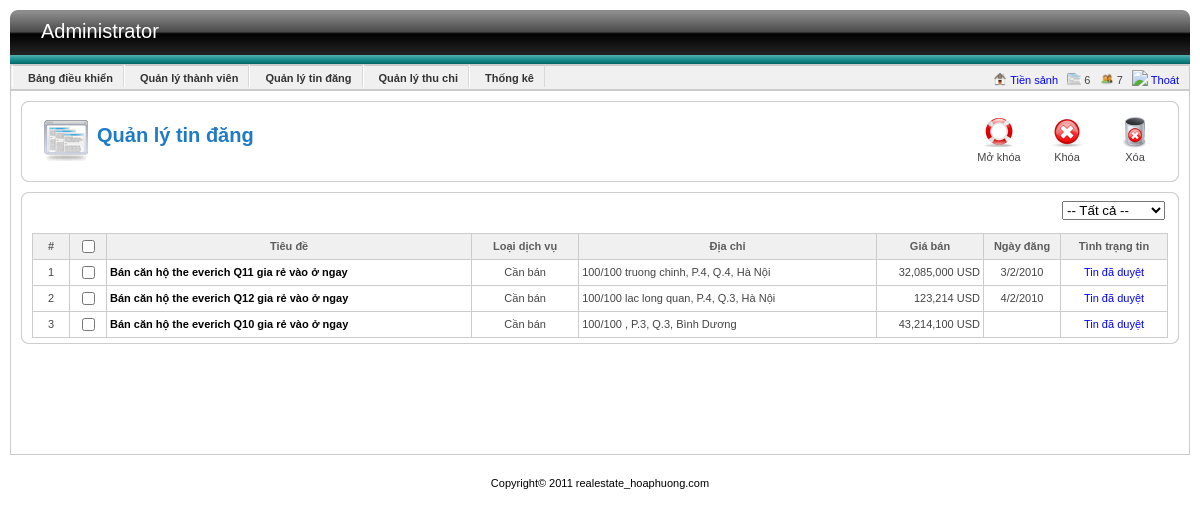
Page /Source/admin/index.php?view=article (signed in) on the committed database.
### tables this page shows
CREATE TABLE IF NOT EXISTS `dichvu` (
  `id` int(11) NOT NULL AUTO_INCREMENT,
  `tieude` text NOT NULL,
  `mota` text,
  `chusohuu` int(11) DEFAULT NULL,
  `phuong` int(11) DEFAULT NULL,
  `quan` int(11) DEFAULT NULL,
  `tinh` int(11) DEFAULT NULL,
  `ngaydang` datetime DEFAULT NULL,
  `ngaycapnhat` datetime DEFAULT NULL,
  `duong` text,
  `rong` float DEFAULT NULL,
  `dai` float DEFAULT NULL,
  `tang` int(11) DEFAULT NULL,
  `sophongngu` int(11) DEFAULT NULL,
  `sophongtam` int(11) DEFAULT NULL,
  `giaban` float DEFAULT NULL,
  `donvitien` int(11) DEFAULT NULL,
  `status` int(11) DEFAULT NULL,
  `thoihantin` int(11) DEFAULT NULL,
  `loainha` int(11) DEFAULT NULL,
  `phaply` int(11) DEFAULT NULL,
  `huongnha` int(11) DEFAULT NULL,
  `khuyenmai` text,
  `loaidv` int(11) DEFAULT NULL,
  `donvidv` int(11) DEFAULT NULL,
  `x` varchar(45) DEFAULT NULL,
  `y` varchar(45) DEFAULT NULL,
  `khanang` int(11) DEFAULT NULL,
  `rank` int(11) DEFAULT NULL,
  `sonha` varchar(20) DEFAULT NULL,
  PRIMARY KEY (`id`),
  KEY `fk_thongtinnhadat_phuong` (`phuong`),
  KEY `fk_thongtinhnhadat_khachhang` (`chusohuu`),
  KEY `fk_thongtinnhaban_loainha` (`loainha`),
  KEY `fk_thongtinhnhaban_phaply` (`phaply`),
  KEY `FK_thongtinnhaban_huongnha` (`huongnha`),
  KEY `fk_thongtinnhaban_quan` (`quan`),
  KEY `fk_thongtinnhaban_tinh` (`tinh`),
  KEY `fk_dichvu_user` (`chusohuu`),
  KEY `fk_dichvu_loaidv` (`loaidv`),
  KEY `fk_dichvu` (`donvitien`),
  KEY `fk_dichvu_huong` (`huongnha`),
  KEY `fk_dichvu_loaicanho` (`loainha`),
  KEY `fk_dichvu_tinh` (`tinh`),
  KEY `fk_dichvu_quan` (`quan`),
  KEY `fk_dichvu_phuong` (`phuong`),
  KEY `fk_dichvu_phaply` (`phaply`),
  KEY `fk_dichvu_donvidv` (`donvidv`),
  KEY `fk_dichvu_khanang` (`khanang`)
);

CREATE TABLE IF NOT EXISTS `loaidichvu` (
  `id` int(11) NOT NULL AUTO_INCREMENT,
  `ten` varchar(45) DEFAULT NULL,
  PRIMARY KEY (`id`)
);

CREATE TABLE IF NOT EXISTS `tinh` (
  `id` int(11) NOT NULL AUTO_INCREMENT,
  `ten` varchar(45) DEFAULT NULL,
  PRIMARY KEY (`id`)
);

CREATE TABLE IF NOT EXISTS `donvitien` (
  `id` int(11) NOT NULL AUTO_INCREMENT,
  `ten` varchar(45) DEFAULT NULL,
  `tigia` int(11) DEFAULT NULL,
  PRIMARY KEY (`id`)
);

### Source/DAO/config.php (called while the page is built, shortened)
<?php
   	$databaseName = "qldo";
?>

### Source/DAO/DataProvider.php (called while the page is built, shortened)
<?php
class DataProvider
{
	public static function Query($sql)
	{
		include('config.php');
		if (!($connection = @mysql_connect($hostName,$username,$password)))
			die ("Couldn't connect to database");
		if (!($result = @mysql_query($sql, $connection)))
			showError();
		return $result;
	}
}
?>

### Source/DAO/TinDangDAO.php (called while the page is built, shortened)
<?php
	include_once("DataProvider.php");
	class TinDangDAO
	{
		public static function GetAllTin()
		{
			$strSQL = "	select *
						from dichvu";
			$result = DataProvider::Query($strSQL);
			while ($row= mysql_fetch_array ($result,MYSQL_BOTH))
                $return[]=$row;
            return $return;
		}
	}
?>

### Source/BUS/TinDangBUS.php (called while the page is built)
<?php
	include_once (str_replace("//","/",dirname(__FILE__)."/")  . "../DAO/TinDangDAO.php");
	class TinDangBUS
	{
		public static function GetAllTin()
		{
			return TinDangDAO::GetAllTin();
		}
	}
?>

### Source/DAO/LoaiDVDAO.php (called while the page is built, shortened)
<?php
	include_once("DataProvider.php");
	class LoaiDVDAO
	{
		public static function GetLoaiDVByID($id)
		{
			$strSQL = "select *
					   from loaidichvu
					   where id='$id'";
            $result = DataProvider::Query($strSQL);
            return mysql_fetch_array($result);
		}
	}
?>

### Source/BUS/LoaiDVBUS.php (called while the page is built)
<?php
	include_once (str_replace("//","/",dirname(__FILE__)."/")  . "../DAO/LoaiDVDAO.php");
	class LoaiDVBUS
	{
		public static function GetLoaiDVByID($id)
		{
			return LoaiDVDAO::GetLoaiDVByID($id);
		}
	}
?>

### Source/DAO/TinhDAO.php (called while the page is built, shortened)
<?php
	include_once("DataProvider.php");
?>
<?php
	class TinhDAO
	{
    	public static function getTinhById($id)
        {
            $strSQL = "select *
					from tinh where id=$id";
            $result = DataProvider::Query($strSQL);
            return mysql_fetch_row($result,MYSQL_BOTH);
        }
	}
?>

### Source/BUS/TinhBUS.php (called while the page is built, shortened)
<?php
	include_once (str_replace("//","/",dirname(__FILE__)."/")  . "../DAO/TinhDAO.php");
	class TinhBUS
	{
		public static function getTinhById($tinh)
        {
            return TinhDAO::getTinhById($tinh);
        }
	}
?>

### Source/DAO/DonviTienDAO.php (called while the page is built, shortened)
<?php
class DonviTienDAO{
	public static function selectId($id)
    {
        $strSQL = "select * from donvitien where id='$id'";
         $result = DataProvider::Query($strSQL);
         return mysql_fetch_row($result,MYSQL_BOTH);
    }
}
?>

### Source/BUS/DonviTienBUS.php (called while the page is built, shortened)
<?php
	include_once (str_replace("//","/",dirname(__FILE__)."/")  . "../DAO/DonviTienDAO.php");
class DonViTienBUS
{
    public static function selectId($id)
    {
        return DonviTienDAO::selectId($id);
    }
}
?>

### Source/module/Utils/Utils.php (called while the page is built, shortened)
<?php
class Utils
{
	public static function convertTimeDMY($time)
    {
    	$arrDate = explode ("-", $time);
    	$d = (int) $arrDate[2];
    	$m = (int) $arrDate[1];
    	$y = (int) $arrDate[0];
    	$time_out = $d."/".$m."/".$y;
    	return $time_out;
    }
}
?>

### Source/admin/module/listArticle.php (the view, shortened to what this page needs)
<?php
	include_once(rtrim(dirname(__FILE__),"e\admin\module")."e\BUS\TinDangBUS.php");
	include_once(rtrim(dirname(__FILE__),"e\admin\module")."e\BUS\LoaiDVBUS.php");
	include_once(rtrim(dirname(__FILE__),"e\admin\module")."e\BUS\TinhBUS.php");
	include_once(rtrim(dirname(__FILE__),"e\admin\module")."e\BUS\DonviTienBUS.php");
	include_once(rtrim(dirname(__FILE__),"e\admin\module")."e\module\Utils\Utils.php");
?>
<div id="listItem">
	<div class="tl"></div>
	<div class="tr"></div>
	<div class="tm"></div>
	<div class="mid">
		<form method="post" name="frmListItem" id="frmListItem">
			<table width="100%" border="0" align="center" cellpadding="0" cellspacing="0">
				<tr>
					<td width="69%">
					</td>
					<td width="31%">
						<div align="right">
							<select name="type" id="type">
								<option value="-2">-- Tất cả --</option>
							</select>
						</div>
					</td>
				</tr>
			</table>
			<div class="list">
				<table width="100%" border="0" cellspacing="0" cellpadding="0">
					<tr class="title">
						<td width="30px" align="center">#</td>
						<td width="30px" align="center">
							<input type="checkbox" name="cbAll" id="cbAll" /></td>
						<td align="center">Tiêu đề</td>
						<td width="100px" align="center">Loại dịch vụ</td>
						<td align="center">Địa chỉ</td>
						<td width="100px" align="center">Giá bán</td>
						<td width="70px" align="center">Ngày đăng</td>
						<td width="100px" align="center">Tình trạng tin</td>
					</tr>
					<?php
						$listTinDang = TinDangBUS::GetAllTin();
						for ($i=0;$i<count($listTinDang);$i++)
						{
					?>
					<tr>
						<td align="center"><?php echo $i+1; ?></td>
						<td align="center"><input type="checkbox" name="cbId[]" id="cbId[]" value=""></td>
						<td class="m_name"><?php echo "<a href='index.php?view=article&do=edit&aid=".$listTinDang[$i]["id"]."'>".$listTinDang[$i]["tieude"]."</a>"; ?></td>
						<?php
							$loaidv = LoaiDVBUS::GetLoaiDVByID($listTinDang[$i]["loaidv"]);
							echo "<td align='center'>".$loaidv[1]."</td>";
							echo "<td>".$listTinDang[$i]["sonha"]." ".$listTinDang[$i]["duong"].", P.".$listTinDang[$i]["phuong"].", Q.".$listTinDang[$i]["quan"].", ";
							$tinh = TinhBUS::getTinhById($listTinDang[$i]["tinh"]);
							echo $tinh[1]."</td>";
							$donviTien = DonViTienBUS::selectId($listTinDang[$i]["donvitien"]);
							echo "<td align='right'>".number_format($listTinDang[$i]["giaban"])." $donviTien[1]</td>";
							if ($listTinDang[$i]["ngaydang"] != null)
							{
								$date = Utils::convertTimeDMY($listTinDang[$i]["ngaydang"]);
								echo "<td align='center'>".$date."</td>";
							}
							else
								echo "<td></td>";
							switch ($listTinDang[$i]["status"])
							{
								case 1:
									echo "<td align='center' style='color:blue;'>Tin đã duyệt</td>";
									break;
							}
						?>
					</tr>
					<?php
						}
					?>
				</table>
			</div>
		</form>
	</div>
	<div class="bl"></div>
	<div class="br"></div>
	<div class="bm"></div>
</div>

### Source/admin/index.php (shortened to what this page needs)
<?php
 	$do="";
	if(isset($_SESSION["curUser"]) && $_SESSION["curUser"][8] == 1)
		$bodyFile="include/controlpanel.php";
	else
		$bodyFile= "module/login.php";
	if(isset ($_GET["view"]))
	{
		switch ($_GET["view"])
		{
			case "article":
				switch($do)
				{
					default:
						$bodyFile= "module/article.php";
						break;
				}
				break;
		}
	}
?>
<!DOCTYPE html PUBLIC "-//W3C//DTD XHTML 1.0 Transitional//EN" "http://www.w3.org/TR/xhtml1/DTD/xhtml1-transitional.dtd">
<html xmlns="http://www.w3.org/1999/xhtml">
<head>
	<link href="css/admin.css" rel="stylesheet" type="text/css" />
	<link rel="stylesheet" type="text/css" href="css/ui-lightness/jquery-ui-1.8.9.custom.css" />
</head>
<body>
<div id="container">
<div id="header">
	<?php include("include/top_admin.php");?>
</div>
<div id="body">
<?php
	include($bodyFile);
?>
</div>
<div id="footer">
Copyright© 2011 realestate_hoaphuong.com<br />
</div>
</div>
</body>
</html>

### Source/admin/include/top_admin.php (shortened to what this page needs)
<div class="left"></div>
<div class="right"></div>
<div class="mid">
	<div class="logo">Administrator</div>
</div>
<?php
	if(isset($_SESSION["curUser"]) && $_SESSION["curUser"][8] == 1)
	{
?>
<div id="menu">
	<ul>
		<li><a href="index.php" class="item">Bảng điều khiển</a></li>
		<li><a href="index.php?view=user" class="item">Quản lý thành viên</a></li>
		<li><a href="index.php?view=article" class="item">Quản lý tin đăng</a></li>
		<li><a href="index.php?view=business" class="item">Quản lý thu chi</a></li>
		<li><a href="index.php?view=statistic" class="item">Thống kê</a></li>
	</ul>
	<div class="mess">
		<img src="images/icon-16-frontpage.png" /> <a href="../index.php">Tiền sảnh</a>&nbsp;&nbsp;
		<img src="images/icon-16-article.png" /> 6&nbsp;&nbsp;
		<img src="images/icon-16-user.png" /> 7&nbsp;&nbsp;
		<img src="images/icon-16-logout.png" /> <a href="index.php?do=logout">Thoát</a>
	</div>
</div>
<?php
	}
?>

### Source/admin/module/article.php (shortened to what this page needs)
<div id="toolbar">
<div class="tl"></div>
<div class="tr"></div>
<div class="tm"></div>
<div class="mid">
	<div class="title icon_article">Quản lý tin đăng</div>
     <div class="icon">
    	<a href="#" id="aDelete">
        	 <img src="images/icon_32_delete.png" alt="Xóa" border="0" title="Xóa" />
             <br />
             Xóa
       </a>
    </div>
      <div class="icon">
    	<a href="#" id="aDisable">
        	 <img src="images/icon_32_cancel.png" alt="Khóa"  border="0" title="Khóa" />
             <br />
             Khóa
        </a>
    </div>
      <div class="icon">
    	<a href="#" id="aEnable">
        	 <img src="images/icon_32_help.png" alt="Mở khóa" border="0" title="Mở khóa" />
             <br />
            Mở khóa
        </a>
    </div>
    <br class="clr" />
</div>
<div class="bl"></div>
<div class="br"></div>
<div class="bm"></div>
</div>
<div style="margin:10px">
<?php
	$PATH = str_replace('//','/',dirname(__FILE__).'/');
	include_once ($PATH . "listArticle.php");
?>
</div>

### Source/admin/css/admin.css (style rules this page uses)
a,a:visited { color:#024EFD; text-decoration: none; cursor:pointer; }
body { font-family: Tahoma, Arial, Verdana, sans-serif; font-size: 11px; line-height: 17px; font-weight: normal; color: #444444; text-decoration: none; margin: 0px; padding: 0px; text-align:center }
input { font-size:11px; }
td { padding:3px }
#container { padding-left:10px; padding-right:10px }
#header { margin-top:10px; }
#header .left { float:left;width:11px; height:54px; background:url(../images/header_left.png) }
#header .mid { height:54px; background:url(../images/header_middle.png); text-align:left; color:#FFFFFF }
#header .logo { float:left; width:300px; font-size:20px; color:#FFFFFF; padding-top:13px; margin-left:20px }
#header .right { float:right; width:11px; height:54px; background:url(../images/header_right.png) }
#menu, #menu ul, #menu li { margin: 0; padding: 0; border: 0 none; }
#menu { border-bottom:1px solid #CCC; height:25px; background:#F0F0F0 }
#menu .mess { float:right; width:250px; margin-right:10px; text-align:right;margin-top:2px; }
#menu .mess img { height:14px;position:relative;top:2px; }
#menu .mess a , a:hover { color:blue; }
#menu { border-left:1px solid #CCC;border-right:1px solid #CCC; }
#menu li { float:left; position:relative; list-style: none; display: inline; border-left: 1px solid #fff; border-right: 1px solid #d8d8d8; padding-top:5px }
#menu ul { border: 0.1em solid #ccc; border-left:1px solid #CCC; }
#body { border:1px solid #CCC; padding-bottom:100px; text-align:left }
#footer { color:#000000; text-align:center; padding-top:20px; }
#menu .item { font-size: 11px; font-weight: 700; padding-left: 15px; padding-right: 10px; color:#333333; text-decoration:none; font-family:Arial, Helvetica, sans-serif; }
.icon { float:left; border:1px #e0e0e0 solid;padding:5px;margin:5px;max-height:150px;_height:150px; text-align:center; width:100px; max-width:100px }
.icon a,.icona:visited { border:none; font-family:Arial, Helvetica, sans-serif; font-size:11px; color:#454545;text-decoration:none; }
#toolbar { height:1%; margin:10px; }
.tl { background:url(../images/j_crn_tl_light.png) left top; width:6px; height:6px; float:left }
.tr { background:url(../images/j_crn_tr_light.png) left top; width:6px; height:6px; float:right }
.tm { height:6px;background:url(../images/j_border.png) left top repeat-x; display:block; }
.mid { border-left:1px solid #CDCDCD ; border-right:1px solid #CDCDCD; padding-left:10px; padding-right:10px; }
.bl { background:url(../images/j_crn_bl_light.png) left top; width:6px; height:6px; float:left }
.br { background:url(../images/j_crn_br_light.png) left top; width:6px; height:6px; float:right }
.bm { height:6px;;background:url(../images/j_border.png) left bottom repeat-x; display:block }
#toolbar .title { float:left; width:400px; font-size:20px; font-weight:700; color:#1F7BC7; background-repeat:no-repeat; padding-left:55px; padding-top:10px; margin-left:10px; margin-top:10px; height:40px }
#toolbar .icon { float:right; margin-right:3px; width:50px; width-max:50px; text-align:center; border:none }
.icon_article { background-image:url(../images/icon-48-article.png); }
#listItem { height:1% }
#listItem .list { margin-top:10px; }
#listItem .list table { border-top:1px solid #ccc; border-left:1px solid #ccc; }
#listItem .list td { border-right:1px solid #ccc; border-bottom:1px solid #ccc; padding:3px }
#listItem .title { background:#f0f0f0; font-size:11px; font-weight:600 }
.title { font-size:11px; font-weight:600; color:#5D5D5D }
.m_name { font-weight:bold; }
.m_name a { color:#000; }

### rows in the picture
dichvu: tieude "Bán căn hộ the everich Q11 gia rẻ vào ở ngay", loaidv.ten "Cần bán", sonha "100/100", duong "truong chinh", phuong "4", quan "4", tinh.ten "Hà Nội", giaban "32,085,000", donvitien.ten "USD", ngaydang "3/2/2010", status "Tin đã duyệt"
dichvu: tieude "Bán căn hộ the everich Q12 gia rẻ vào ở ngay", loaidv.ten "Cần bán", sonha "100/100", duong "lac long quan", phuong "4", quan "3", tinh.ten "Hà Nội", giaban "123,214", donvitien.ten "USD", ngaydang "4/2/2010", status "Tin đã duyệt"
dichvu: tieude "Bán căn hộ the everich Q10 gia rẻ vào ở ngay", loaidv.ten "Cần bán", sonha "100/100", phuong "3", quan "3", tinh.ten "Bình Dương", giaban "43,214,100", donvitien.ten "USD", status "Tin đã duyệt"
